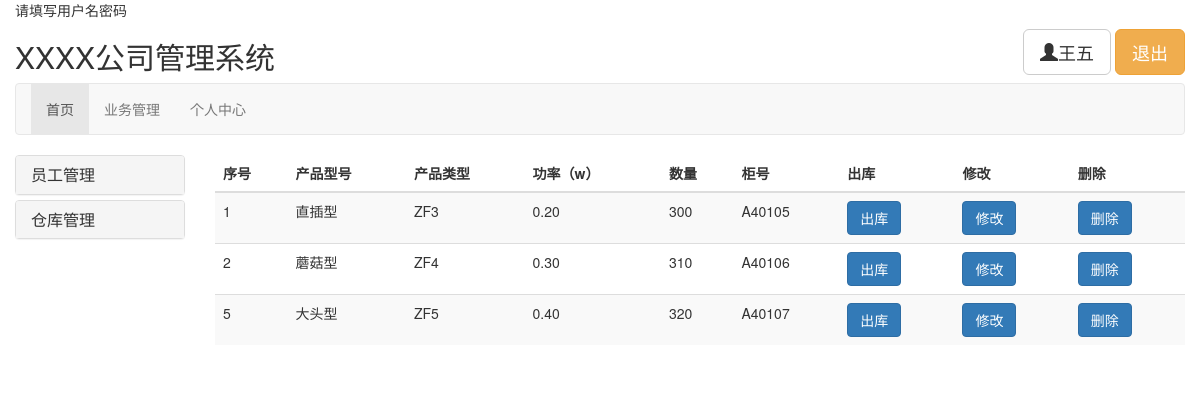
Page / (signed in) on the committed database.
### tables this page shows
CREATE TABLE `productions`  (
  `ID` int(255) NOT NULL AUTO_INCREMENT,
  `version` varchar(20) NOT NULL,
  `type` varchar(20) NOT NULL,
  `power` float(20, 2) NOT NULL,
  `num` int(255) NOT NULL,
  `cntrNo` varchar(20) NOT NULL,
  PRIMARY KEY (`ID`) USING BTREE
);

### model/companyInfo.class.php (called while the page is built)
<?php
class companyInfo
{
    private static $companyName;
    public function getCompanyName()
    {
        return self::$companyName;
    }
    public function setCompanyName($setCompanyName)
    {
        self::$companyName = $setCompanyName;
    }
}

### model/ProductionsDAO.class.php (called while the page is built, shortened)
<?php
class ProductionsDAO implements AbstractModelDAO
{
    public function findAll()
    {
        $dbh = (new DB())->getDbh();
        return $pro = $dbh->query('SELECT * FROM productions');
    }
}

### web/index.php (the view, shortened to what this page needs)
<!DOCTYPE html>
<html lang="en">
<head>
    <link href="https://cdn.staticfile.org/twitter-bootstrap/3.3.7/css/bootstrap.min.css" rel="stylesheet">
</head>
<body>
<div class="container-fluid">
    <?php require 'header.php'; ?>
    <nav class="navbar navbar-default" role="navigation">
        <div class="container-fluid">
            <ul class="nav navbar-nav">
                <li class="active"><a href="#">首页</a></li>
                <li><a href="#">业务管理</a></li>
                <li><a href="#">个人中心</a></li>
            </ul>
        </div>
    </nav>
    <div class="row">
        <div class="panel-group col-md-2" id="accordion">
            <div class="panel panel-default">
                <div class="panel-heading">
                    <h4 class="panel-title">
                        <a data-toggle="collapse" data-parent="#accordion"
                           href="#collapseOne">
                            员工管理
                        </a>
                    </h4>
                </div>
            </div>
            <div class="panel panel-default">
                <div class="panel-heading">
                    <h4 class="panel-title">
                        <a data-toggle="collapse" data-parent="#accordion"
                           href="#collapseTwo">
                            仓库管理
                        </a>
                    </h4>
                </div>
            </div>
        </div>
        <div class="col-md-10">
            <table class="table table-striped">
                <thead>
                <tr>
                    <th>序号</th>
                    <th>产品型号</th>
                    <th>产品类型</th>
                    <th>功率（w）</th>
                    <th>数量</th>
                    <th>柜号</th>
                    <th>出库</th>
                    <th>修改</th>
                    <th>删除</th>
                </tr>
                </thead>
                <tbody>
                <?php
                require_once '../model/ProductionsDAO.class.php';
                $productions = (new ProductionsDAO())->findAll();
                foreach ($productions as $pro) {
                    echo '<tr>';
                    echo '<td>' . $pro['ID'] . '</td>';
                    echo '<td>' . $pro['version'] . '</td>';
                    echo '<td>' . $pro['type'] . '</td>';
                    echo '<td>' . $pro['power'] . '</td>';
                    echo '<td>' . $pro['num'] . '</td>';
                    echo '<td>' . $pro['cntrNo'] . '</td>';
                    echo '<td>' . '<button class="btn btn-primary">出库</button>' . '</td>';
                    echo '<td>' . '<form method="post" action="../controller/update_productions.php"><input type="hidden" name="ID" value="' . $pro['ID'] . '"><button class="btn btn-primary" type="submit">修改</button></form>' . '</td>';
                    echo '<td>' . '<form method="post" action="../controller/del_productions.php"><input type="hidden" name="ID" value="' . $pro['ID'] . '"><button class="btn btn-primary" type="submit">删除</button></form>' . '</td>';
                    echo '</tr>';
                }
                ?>
                </tbody>
            </table>
        </div>
    </div>
</div>
</body>
</html>

### controller/login.php (shortened to what this page needs)
<?php
if (isset($_POST['username']) && isset($_POST['password'])) {
    $account = new AccountName($_POST['username'], $_POST['password']);
    $res = (new AccountNameDAO())->findByUser($account);
    if (!empty($res)) {
        if (!isset($_SESSION)){
            session_start();
            $_SESSION['username'] = $res['username'];
            $_SESSION['password'] = $res['password'];
            $_SESSION['name'] = $res['name'];
            header("location:../web/showStock.php");
        }else{
            session_destroy();
            $_SESSION['username'] = $res['username'];
            $_SESSION['password'] = $res['password'];
            $_SESSION['name'] = $res['name'];
            header("location:../web/showStock.php");
        }
    } else {
        header("location:../web/login.php");
        echo '用户名或密码错误';
    }
} else {
    echo '请填写用户名密码';
}

### web/header.php (shortened to what this page needs)
<?php require '../model/companyInfo.class.php';
require '../controller/login.php';
$companyName1 = new companyInfo();
$companyName1->setCompanyName('XXXX公司');
?>
<header class="row">
    <h2 class="col-md-4"><?php echo $companyName1->getCompanyName() ?>管理系统</h2>
    <div class="col-md-offset-5 col-md-3" style="text-align: right;padding-top: 8.5px">
        <button class="btn-default btn btn-lg  "><span
                class="glyphicon glyphicon-user"></span><?php
            if (isset($_SESSION['name'])){
                echo $_SESSION['name'];
            }else{
                header("location:../web/login.php");
            }
            ?>
        </button>
        <a href="../controller/logout.php"><button class="btn-warning btn btn-lg">退出</button></a>
    </div>
</header>

### rows in the picture
productions: ID "1", version "直插型", type "ZF3", power "0.20", num "300", cntrNo "A40105"
productions: ID "2", version "蘑菇型", type "ZF4", power "0.30", num "310", cntrNo "A40106"
productions: ID "5", version "大头型", type "ZF5", power "0.40", num "320", cntrNo "A40107"

### other values in the picture
$companyName1->getCompanyName() "XXXX公司"
$_SESSION['name'] "王五"
